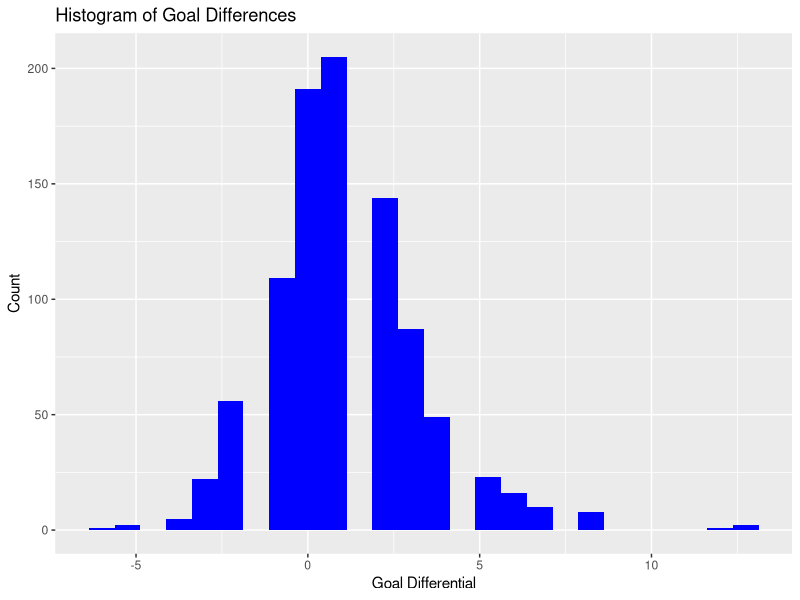
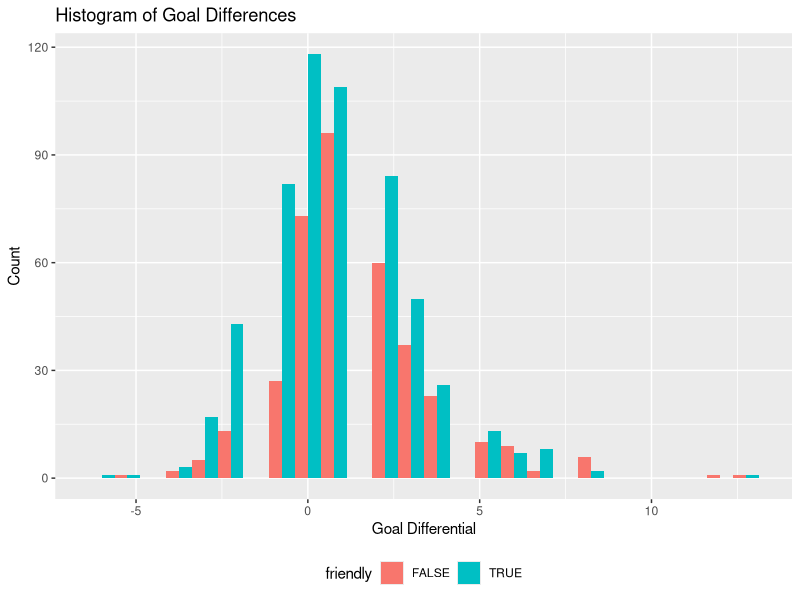
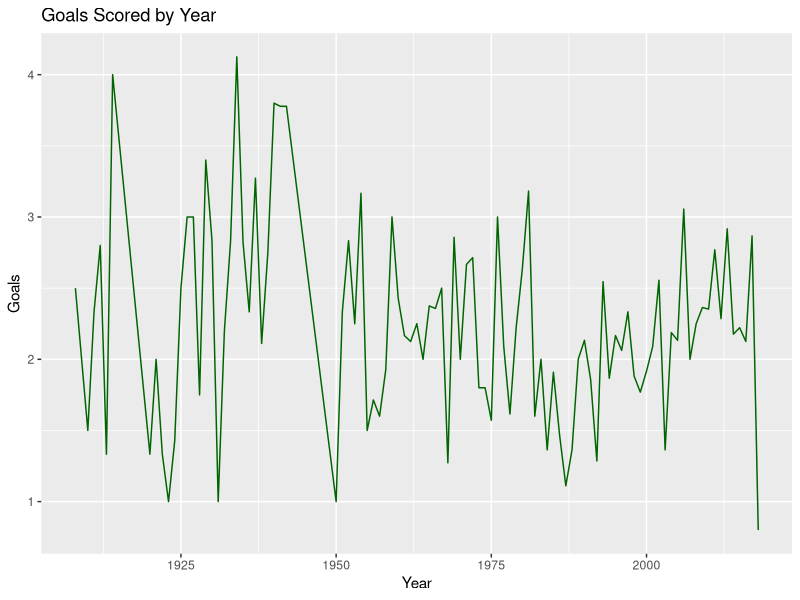
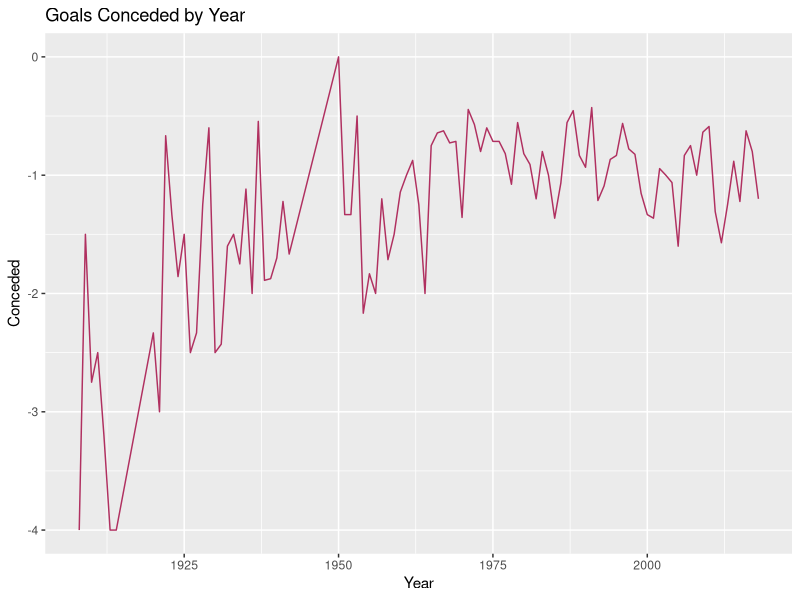
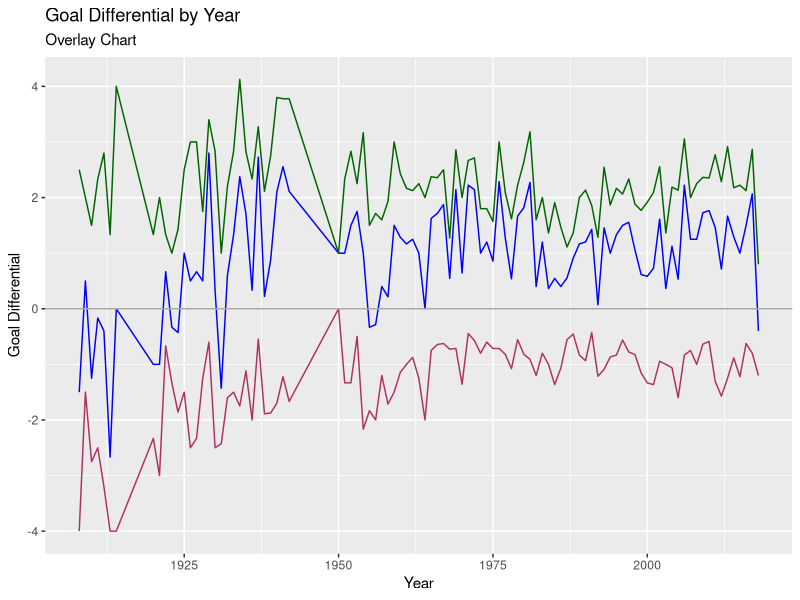

Recreate these plots in R, in order.
# Coding Presentation (Stata v R v Python)
# R Syntax
# Fors Marsh Group
# July 8, 2018
# Author: Michael Siebel

#######################
##Load data set
#set working directory
setwd('C:\\Users\\siebe\\Documents\\4 FMG\\Coding Presentation')

##Load data set
#Import CSV & drop variables
df = read.csv('results.csv') 
df$city = NULL
df$country = NULL

#Check first few rows
head(df)

#Check variables
sapply(df, class)

#Check missings (NA's)
sapply(df, function(x)sum(is.na(x)))

#Subset dataset to only include Germany matches 
df_ger = df[df$home_team=='Germany' | df$away_team=='Germany',]

head(df_ger)


##############################
##Recodes and Data Manpulation
#
df_ger$match = 1

tail(df_ger)

#Conditional recode (Define Goals Scored)
df_ger$goals    = ifelse(df_ger$home_team=='Germany', df_ger$home_score, 
                         ifelse(df_ger$away_team=='Germany', df_ger$away_score, NA))

#Conditional recode (Define Goals Conceded)
df_ger$conceded = ifelse(df_ger$home_team=='Germany', df_ger$away_score, 
                         ifelse(df_ger$away_team=='Germany', df_ger$home_score, NA))

tail(df_ger)

#Simple recode (Define Goal Differential)
df_ger$goaldiff = df_ger$goals-df_ger$conceded

tail(df_ger)

#Dummy recode (Define Friendly v Competitive match)
df_ger$friendly = as.logical(df_ger$tournament=='Friendly')

tail(df_ger)

#Categorical recode (home vs away vs neutral matches)
df_ger$home[df_ger$home_team=='Germany'] = 'home'
df_ger$home[df_ger$away_team=='Germany'] = 'away'
df_ger$home[df_ger$neutral=='TRUE']      = 'neutral'

tail(df_ger)

#Conditional recode (opponent)
df_ger$opponent = ifelse(df_ger$home_team=='Germany', as.character(df_ger$away_team), 
                         ifelse(df_ger$away_team=='Germany', as.character(df_ger$home_team), NA))

tail(df_ger)

#String variables (Define year)
df_ger$year = as.numeric(substr(df_ger$date,1,4))

tail(df_ger)

#Drop redundant variables
df_ger = subset(df_ger, select = -c(home_score, away_score, tournament,
               neutral, home_team, away_team))

tail(df_ger)


########################
##Descriptive Statistics
#Tabs
tabHome = table(df_ger$home, df_ger$friendly)
tabHome

#Unweighted proportions
propHome = prop.table(tabHome, 2)*100
round(propHome, 2)

#Goal difference table
library('plyr')
library('dplyr')
goaldiffTable = group_by(df_ger, home, friendly)
goaldiffTable = summarize(goaldiffTable,
                       conceded = mean(conceded),
                       goaldiff = mean(goaldiff),
                       goals = mean(goals))
goaldiffTable

#Opponent table
threeOpponents = df_ger[df_ger$opponent=='Mexico' | df_ger$opponent=='Sweden' | df_ger$opponent=='Korea Republic',]
opponentTable = group_by(threeOpponents, opponent)
opponentTable = summarize(opponentTable, 
                          goaldiff = mean(goaldiff),
                          match = sum(match))
opponentTable


#######################
##Graphs
#Histogram
library('ggplot2')
ggplot(df_ger, aes(goaldiff)) +
  geom_histogram(fill = 'blue', binwidth=.75, position='dodge') + 
  ylab('Count') + xlab('Goal Differential') + ggtitle('Histogram of Goal Differences')

ggplot(df_ger, aes(goaldiff, fill = friendly)) +
  geom_histogram(binwidth=.75, position='dodge') + 
  ylab('Count') + xlab('Goal Differential') + ggtitle('Histogram of Goal Differences') + 
  theme(legend.position='bottom')

#Line Graphs
df_ger_byyear = ddply(df_ger, .(year), summarize,  goals=mean(goals), 
                      conceded=mean(conceded), goaldiff=mean(goaldiff))
df_ger_byyear$conceded = df_ger_byyear$conceded*-1
tail(df_ger_byyear)

df_goals_byyear = ggplot(df_ger_byyear) + geom_line(aes(x=year, y=goals), color='dark green') +
  ylab('Goals') + xlab('Year') + ggtitle('Goals Scored by Year')
df_goals_byyear

df_conceded_byyear = ggplot(df_ger_byyear) + geom_line(aes(x=year, y=conceded), color='maroon') +
  ylab('Conceded') + xlab('Year') + ggtitle('Goals Conceded by Year')
df_conceded_byyear

df_goaldiff_overlay_byyear = ggplot(df_ger_byyear) + geom_line(aes(x=year, y=goaldiff), color='blue') +
  ylab('Goal Differential') + xlab('Year') + ggtitle('Goal Differential by Year') + labs(subtitle='Overlay Chart') +
  geom_line(aes(x=year, y=goals), color='dark green') + geom_line(aes(x=year, y=conceded), color='maroon') +
  geom_hline(yintercept = 0, color='dark grey')
df_goaldiff_overlay_byyear




